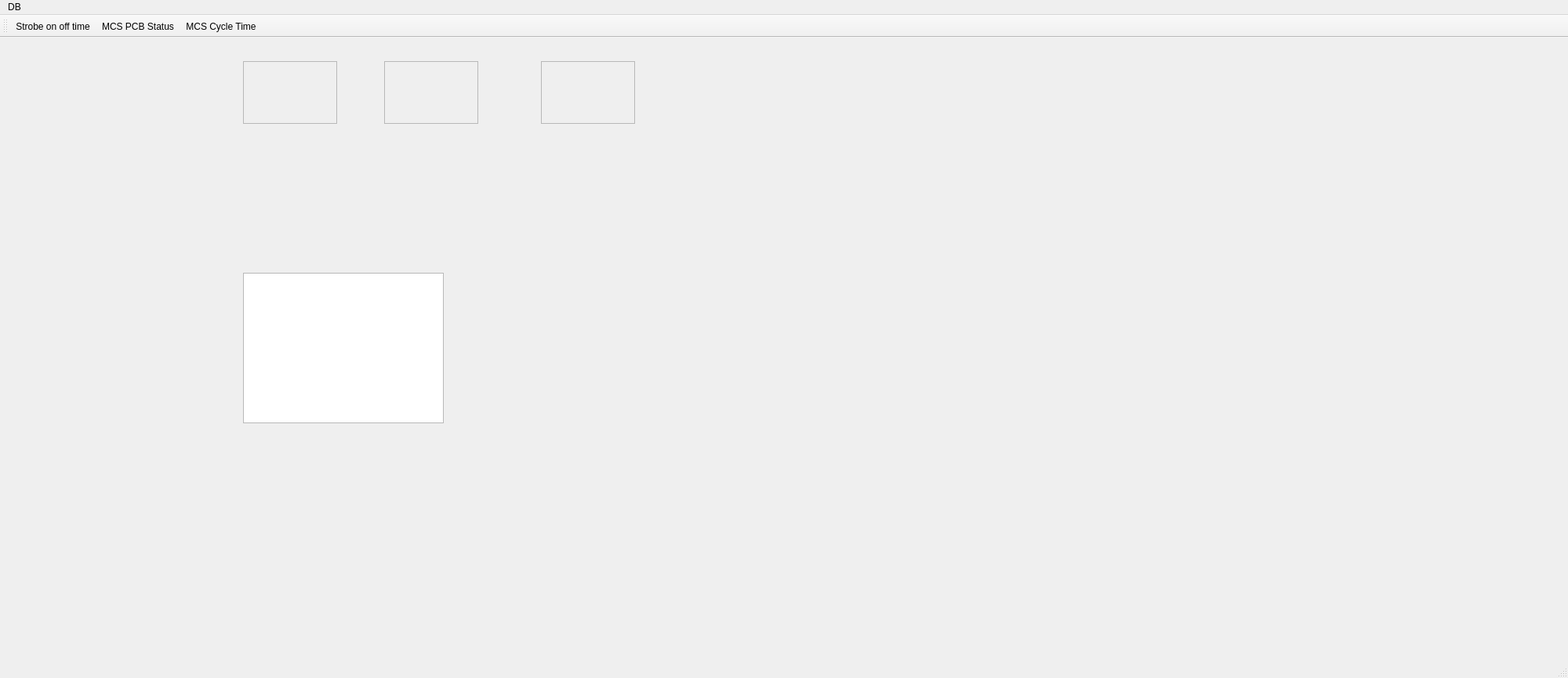
<?xml version="1.0" encoding="UTF-8"?>
<ui version="4.0">
 <class>MainWindow</class>
 <widget class="QMainWindow" name="MainWindow">
  <property name="enabled">
   <bool>true</bool>
  </property>
  <property name="geometry">
   <rect>
    <x>0</x>
    <y>0</y>
    <width>2000</width>
    <height>865</height>
   </rect>
  </property>
  <property name="windowTitle">
   <string>Visual Analyzer</string>
  </property>
  <widget class="QWidget" name="centralwidget">
   <property name="enabled">
    <bool>true</bool>
   </property>
   <widget class="QScrollArea" name="scroll_strobe">
    <property name="geometry">
     <rect>
      <x>310</x>
      <y>30</y>
      <width>120</width>
      <height>80</height>
     </rect>
    </property>
    <property name="widgetResizable">
     <bool>false</bool>
    </property>
    <widget class="QWidget" name="scrollAreaWidgetContents">
     <property name="geometry">
      <rect>
       <x>0</x>
       <y>0</y>
       <width>118</width>
       <height>78</height>
      </rect>
     </property>
    </widget>
   </widget>
   <widget class="QScrollArea" name="scroll_mcs_ct">
    <property name="geometry">
     <rect>
      <x>490</x>
      <y>30</y>
      <width>120</width>
      <height>80</height>
     </rect>
    </property>
    <property name="widgetResizable">
     <bool>false</bool>
    </property>
    <widget class="QWidget" name="scrollAreaWidgetContents_3">
     <property name="geometry">
      <rect>
       <x>0</x>
       <y>0</y>
       <width>118</width>
       <height>78</height>
      </rect>
     </property>
    </widget>
   </widget>
   <widget class="QScrollArea" name="scroll_mcs_pcb">
    <property name="geometry">
     <rect>
      <x>690</x>
      <y>30</y>
      <width>120</width>
      <height>80</height>
     </rect>
    </property>
    <property name="widgetResizable">
     <bool>false</bool>
    </property>
    <widget class="QWidget" name="scrollAreaWidgetContents_4">
     <property name="geometry">
      <rect>
       <x>0</x>
       <y>0</y>
       <width>118</width>
       <height>78</height>
      </rect>
     </property>
    </widget>
   </widget>
   <widget class="QListWidget" name="output">
    <property name="geometry">
     <rect>
      <x>310</x>
      <y>300</y>
      <width>256</width>
      <height>192</height>
     </rect>
    </property>
   </widget>
  </widget>
  <widget class="QMenuBar" name="menubar">
   <property name="geometry">
    <rect>
     <x>0</x>
     <y>0</y>
     <width>2000</width>
     <height>21</height>
    </rect>
   </property>
   <widget class="QMenu" name="menuDB">
    <property name="title">
     <string>DB</string>
    </property>
    <widget class="QMenu" name="menuLoad_Data_From_DB">
     <property name="title">
      <string>Load Data From DB</string>
     </property>
     <addaction name="actionLoadStrobe_on_off_time"/>
     <addaction name="actionLoadMCS_Cycle_Time"/>
     <addaction name="actionLoadMCS_PCB_Status"/>
    </widget>
    <addaction name="menuLoad_Data_From_DB"/>
   </widget>
   <addaction name="menuDB"/>
  </widget>
  <widget class="QStatusBar" name="statusbar"/>
  <widget class="QToolBar" name="toolBar">
   <property name="windowTitle">
    <string>toolBar_2</string>
   </property>
   <attribute name="toolBarArea">
    <enum>TopToolBarArea</enum>
   </attribute>
   <attribute name="toolBarBreak">
    <bool>false</bool>
   </attribute>
   <addaction name="actionLoadStrobe_on_off_time"/>
   <addaction name="actionLoadMCS_PCB_Status"/>
   <addaction name="actionLoadMCS_Cycle_Time"/>
  </widget>
  <action name="actionLoadStrobe_on_off_time">
   <property name="icon">
    <iconset resource="resource/visual_analyzer.qrc">
     <normaloff>:/icon/database.png</normaloff>:/icon/database.png</iconset>
   </property>
   <property name="text">
    <string>Strobe on off time</string>
   </property>
  </action>
  <action name="actionLoadMCS_Cycle_Time">
   <property name="icon">
    <iconset resource="resource/visual_analyzer.qrc">
     <normaloff>:/icon/database3.png</normaloff>:/icon/database3.png</iconset>
   </property>
   <property name="text">
    <string>MCS Cycle Time</string>
   </property>
  </action>
  <action name="actionLoadMCS_PCB_Status">
   <property name="icon">
    <iconset resource="resource/visual_analyzer.qrc">
     <normaloff>:/icon/database2.png</normaloff>:/icon/database2.png</iconset>
   </property>
   <property name="text">
    <string>MCS PCB Status</string>
   </property>
  </action>
 </widget>
 <resources>
  <include location="resource/visual_analyzer.qrc"/>
 </resources>
 <connections>
  <connection>
   <sender>actionLoadStrobe_on_off_time</sender>
   <signal>triggered()</signal>
   <receiver>MainWindow</receiver>
   <slot>menu_load_strobe_on_off_time()</slot>
   <hints>
    <hint type="sourcelabel">
     <x>-1</x>
     <y>-1</y>
    </hint>
    <hint type="destinationlabel">
     <x>59</x>
     <y>49</y>
    </hint>
   </hints>
  </connection>
  <connection>
   <sender>actionLoadMCS_Cycle_Time</sender>
   <signal>triggered()</signal>
   <receiver>MainWindow</receiver>
   <slot>menu_load_mcs_cycle_time()</slot>
   <hints>
    <hint type="sourcelabel">
     <x>-1</x>
     <y>-1</y>
    </hint>
    <hint type="destinationlabel">
     <x>227</x>
     <y>62</y>
    </hint>
   </hints>
  </connection>
  <connection>
   <sender>actionLoadMCS_PCB_Status</sender>
   <signal>triggered()</signal>
   <receiver>MainWindow</receiver>
   <slot>menu_load_mcs_pcb_status()</slot>
   <hints>
    <hint type="sourcelabel">
     <x>-1</x>
     <y>-1</y>
    </hint>
    <hint type="destinationlabel">
     <x>607</x>
     <y>432</y>
    </hint>
   </hints>
  </connection>
 </connections>
 <slots>
  <slot>click_btn_strobe_on_off_time()</slot>
  <slot>menu_load_strobe_on_off_time()</slot>
  <slot>menu_load_mcs_cycle_time()</slot>
  <slot>menu_load_mcs_pcb_status()</slot>
  <slot>click_btn_mcs_pcb_status()</slot>
  <slot>click_btn_mcs_cycle_time()</slot>
  <slot>resize_full()</slot>
 </slots>
</ui>
